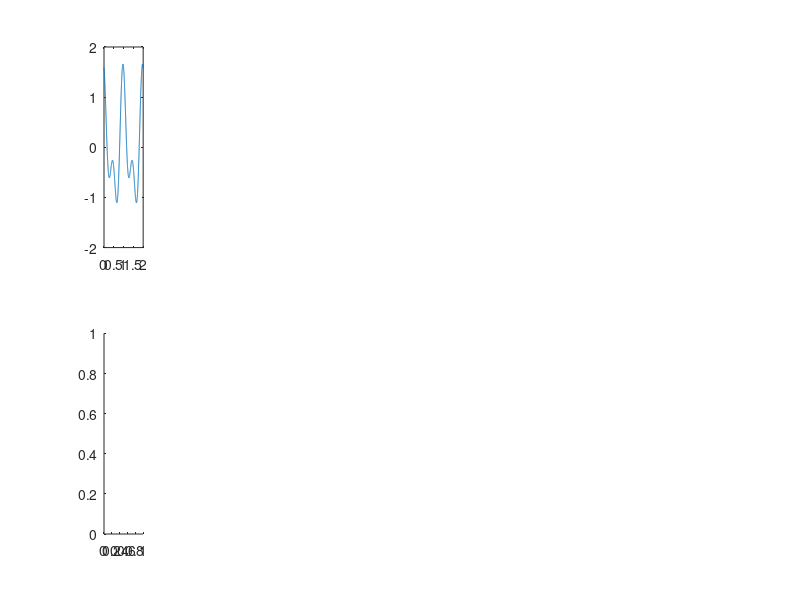

MATLAB code for this plot: (Note: this script raises an error after producing the figure.)
% 2021-09-03 17:34:35.444456536 +0200

L = 100;
Lp = 2;
m=8;
x = linspace(0,L,1e5)';
clf;
w = [1,rand()];
for idx=1:m
	k = 2*pi*[1,2];
	phi = [0,2*pi*rand(1,1)]; %(idx-1)/4*pi];
	subplot(2,m,idx)
	y = sum(w.*cos(x*k+phi),2);
	% + sin(2*x+[(0:4)*pi/4]);
	plot(x,y,'-')
	ylim([-2,2])
	xlim([0,Lp])
	subplot(2,m,m+idx);
	a = autocorr_fft(y,[],true);
	%a = -sum(1./k.*sin(x*k+phi),2);
	a(:,2)= sum(w.^2.*cos(k.*x),2)/sum(w.^2);
	plot(x,a);
	%/sum(w.^2);
	%hold on;
	%plot(x,a);
	xlim([0,Lp])
	ylim([-1,1])
end

